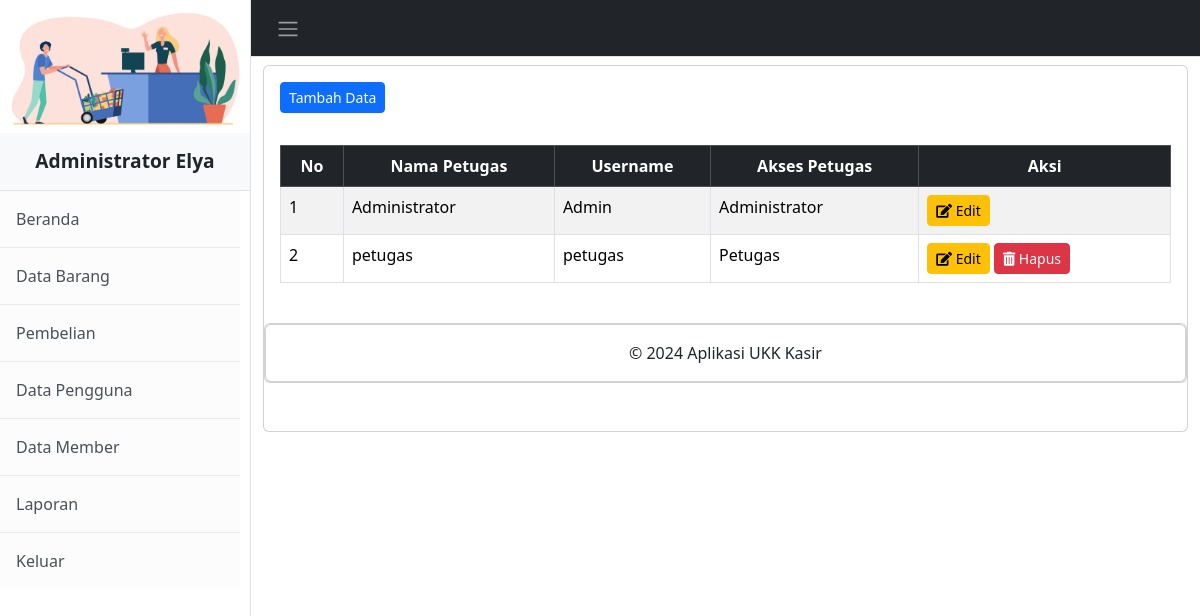
The page /administrator/data_pengguna.php (signed in) on the database its author committed.
### tables this page shows
CREATE TABLE `petugas` (
  `id_petugas` int(11) NOT NULL,
  `nama_petugas` text NOT NULL,
  `username` text NOT NULL,
  `password` text NOT NULL,
  `level` int(11) NOT NULL
);

### administrator/data_pengguna.php (the view, shortened to what this page needs)
<?php
include "sidebar.php";
include "header.php";
?>
<div class="card mt-2">
	<div class="card-body">
		<button type="button" class="btn btn-primary btn-sm" data-bs-toggle="modal" data-bs-target="#tambah-data">
			Tambah Data
		</button>
	</div>
	<div class="card-body">
		 <div class="table">
        <table class="table table-striped table-bordered">
          <thead>
            <tr class="table-dark" class="fw-bold" align="center">
					<th>No</th>
					<th>Nama Petugas</th>
					<th>Username</th>
					<th>Akses Petugas</th>
					<th>Aksi</th>
				</tr>
			</thead>
			<tbody>
				<?php
				include '../koneksi.php';
				$no = 1;
				$data = mysqli_query($koneksi,"select * from petugas");
				while($d = mysqli_fetch_array($data)){
					?>
					<tr>
						<td><?php echo $no++; ?></td>
						<td><?php echo $d['nama_petugas']; ?></td>
						<td><?php echo $d['username']; ?></td>
						<td>
							<?php
							if ($d['level'] == '1') { ?>
								Administrator
							<?php } else { ?>
								Petugas
							<?php } ?>
						</td>
						<td>
							<button type="button" class="btn btn-warning btn-sm" data-bs-toggle="modal" data-bs-target="#edit-data<?php echo $d['id_petugas']; ?>"><i class="fas fa-edit"></i>
								Edit
							</button>
							<?php
							if ($d['level'] == $_SESSION['level']) { ?>
							<?php } else { ?>
								<button type="button" class="btn btn-danger btn-sm" data-bs-toggle="modal" data-bs-target="#hapus-data<?php echo $d['id_petugas']; ?>"><i class="fas fa-trash-alt"></i>
									Hapus
								</button>
							<?php } ?>
						</td>
					</tr>
				<?php } ?>
			</tbody>
		</table>
	</div>
</div>
<?php
include "footer.php";
?>

### rows shown on the page
petugas: nama_petugas "Administrator", username "Admin", level "Administrator"
petugas: nama_petugas "petugas", username "petugas", level "Petugas"
